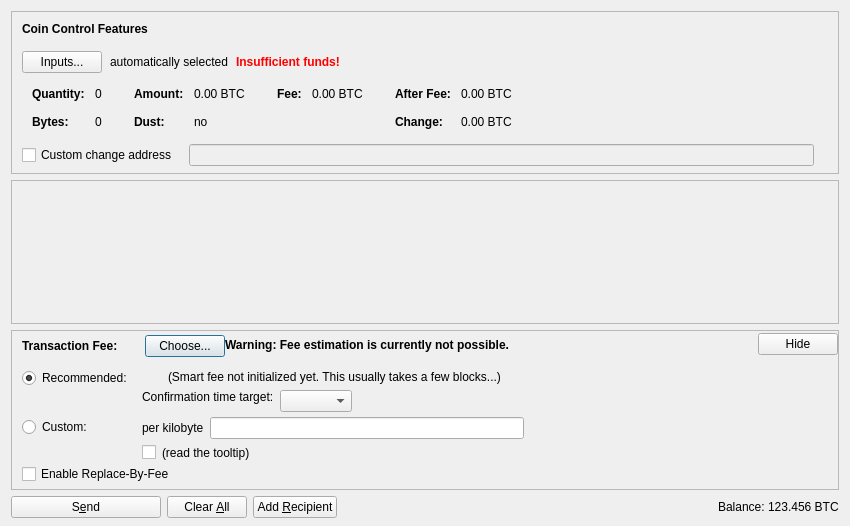
<?xml version="1.0" encoding="UTF-8"?>
<ui version="4.0">
 <class>SendCoinsDialog</class>
 <widget class="QDialog" name="SendCoinsDialog">
  <property name="geometry">
   <rect>
    <x>0</x>
    <y>0</y>
    <width>850</width>
    <height>526</height>
   </rect>
  </property>
  <property name="windowTitle">
   <string>Send Coins</string>
  </property>
  <layout class="QVBoxLayout" name="verticalLayout" stretch="0,1,0,0">
   <property name="bottomMargin">
    <number>8</number>
   </property>
   <item>
    <widget class="QFrame" name="frameCoinControl">
     <property name="sizePolicy">
      <sizepolicy hsizetype="Expanding" vsizetype="Expanding">
       <horstretch>0</horstretch>
       <verstretch>0</verstretch>
      </sizepolicy>
     </property>
     <property name="maximumSize">
      <size>
       <width>16777215</width>
       <height>16777215</height>
      </size>
     </property>
     <property name="frameShape">
      <enum>QFrame::StyledPanel</enum>
     </property>
     <property name="frameShadow">
      <enum>QFrame::Sunken</enum>
     </property>
     <layout class="QVBoxLayout" name="verticalLayoutCoinControl2">
      <property name="spacing">
       <number>0</number>
      </property>
      <property name="leftMargin">
       <number>0</number>
      </property>
      <property name="topMargin">
       <number>0</number>
      </property>
      <property name="rightMargin">
       <number>0</number>
      </property>
      <property name="bottomMargin">
       <number>6</number>
      </property>
      <item>
       <layout class="QVBoxLayout" name="verticalLayoutCoinControl" stretch="0,0,0,0,1">
        <property name="spacing">
         <number>0</number>
        </property>
        <property name="leftMargin">
         <number>10</number>
        </property>
        <property name="topMargin">
         <number>10</number>
        </property>
        <item>
         <layout class="QHBoxLayout" name="horizontalLayoutCoinControl1">
          <property name="bottomMargin">
           <number>15</number>
          </property>
          <item>
           <widget class="QLabel" name="labelCoinControlFeatures">
            <property name="sizePolicy">
             <sizepolicy hsizetype="Preferred" vsizetype="Maximum">
              <horstretch>0</horstretch>
              <verstretch>0</verstretch>
             </sizepolicy>
            </property>
            <property name="font">
             <font>
              <weight>75</weight>
              <bold>true</bold>
             </font>
            </property>
            <property name="styleSheet">
             <string notr="true">font-weight:bold;</string>
            </property>
            <property name="text">
             <string>Coin Control Features</string>
            </property>
           </widget>
          </item>
         </layout>
        </item>
        <item>
         <layout class="QHBoxLayout" name="horizontalLayoutCoinControl2" stretch="0,0,0,0">
          <property name="spacing">
           <number>8</number>
          </property>
          <property name="bottomMargin">
           <number>10</number>
          </property>
          <item>
           <widget class="QPushButton" name="pushButtonCoinControl">
            <property name="styleSheet">
             <string notr="true"/>
            </property>
            <property name="text">
             <string>Inputs...</string>
            </property>
            <property name="autoDefault">
             <bool>false</bool>
            </property>
           </widget>
          </item>
          <item>
           <widget class="QLabel" name="labelCoinControlAutomaticallySelected">
            <property name="text">
             <string>automatically selected</string>
            </property>
            <property name="margin">
             <number>5</number>
            </property>
           </widget>
          </item>
          <item>
           <widget class="QLabel" name="labelCoinControlInsuffFunds">
            <property name="font">
             <font>
              <weight>75</weight>
              <bold>true</bold>
             </font>
            </property>
            <property name="styleSheet">
             <string notr="true">color:red;font-weight:bold;</string>
            </property>
            <property name="text">
             <string>Insufficient funds!</string>
            </property>
            <property name="margin">
             <number>5</number>
            </property>
           </widget>
          </item>
          <item>
           <spacer name="horizontalSpacerCoinControl">
            <property name="orientation">
             <enum>Qt::Horizontal</enum>
            </property>
            <property name="sizeHint" stdset="0">
             <size>
              <width>40</width>
              <height>1</height>
             </size>
            </property>
           </spacer>
          </item>
         </layout>
        </item>
        <item>
         <widget class="QWidget" name="widgetCoinControl" native="true">
          <property name="sizePolicy">
           <sizepolicy hsizetype="Preferred" vsizetype="Preferred">
            <horstretch>0</horstretch>
            <verstretch>0</verstretch>
           </sizepolicy>
          </property>
          <property name="minimumSize">
           <size>
            <width>0</width>
            <height>0</height>
           </size>
          </property>
          <property name="styleSheet">
           <string notr="true"/>
          </property>
          <layout class="QHBoxLayout" name="horizontalLayoutCoinControl5">
           <property name="leftMargin">
            <number>0</number>
           </property>
           <property name="topMargin">
            <number>0</number>
           </property>
           <property name="rightMargin">
            <number>0</number>
           </property>
           <property name="bottomMargin">
            <number>0</number>
           </property>
           <item>
            <layout class="QHBoxLayout" name="horizontalLayoutCoinControl3" stretch="0,0,0,1">
             <property name="spacing">
              <number>20</number>
             </property>
             <property name="topMargin">
              <number>0</number>
             </property>
             <property name="bottomMargin">
              <number>10</number>
             </property>
             <item>
              <layout class="QFormLayout" name="formLayoutCoinControl1">
               <property name="horizontalSpacing">
                <number>10</number>
               </property>
               <property name="verticalSpacing">
                <number>14</number>
               </property>
               <property name="leftMargin">
                <number>10</number>
               </property>
               <property name="topMargin">
                <number>4</number>
               </property>
               <property name="rightMargin">
                <number>6</number>
               </property>
               <item row="0" column="0">
                <widget class="QLabel" name="labelCoinControlQuantityText">
                 <property name="font">
                  <font>
                   <weight>75</weight>
                   <bold>true</bold>
                  </font>
                 </property>
                 <property name="text">
                  <string>Quantity:</string>
                 </property>
                 <property name="margin">
                  <number>0</number>
                 </property>
                </widget>
               </item>
               <item row="0" column="1">
                <widget class="QLabel" name="labelCoinControlQuantity">
                 <property name="cursor">
                  <cursorShape>IBeamCursor</cursorShape>
                 </property>
                 <property name="contextMenuPolicy">
                  <enum>Qt::ActionsContextMenu</enum>
                 </property>
                 <property name="text">
                  <string notr="true">0</string>
                 </property>
                 <property name="margin">
                  <number>0</number>
                 </property>
                 <property name="textInteractionFlags">
                  <set>Qt::LinksAccessibleByMouse|Qt::TextSelectableByKeyboard|Qt::TextSelectableByMouse</set>
                 </property>
                </widget>
               </item>
               <item row="1" column="0">
                <widget class="QLabel" name="labelCoinControlBytesText">
                 <property name="font">
                  <font>
                   <weight>75</weight>
                   <bold>true</bold>
                  </font>
                 </property>
                 <property name="text">
                  <string>Bytes:</string>
                 </property>
                </widget>
               </item>
               <item row="1" column="1">
                <widget class="QLabel" name="labelCoinControlBytes">
                 <property name="cursor">
                  <cursorShape>IBeamCursor</cursorShape>
                 </property>
                 <property name="contextMenuPolicy">
                  <enum>Qt::ActionsContextMenu</enum>
                 </property>
                 <property name="text">
                  <string notr="true">0</string>
                 </property>
                 <property name="textInteractionFlags">
                  <set>Qt::LinksAccessibleByMouse|Qt::TextSelectableByKeyboard|Qt::TextSelectableByMouse</set>
                 </property>
                </widget>
               </item>
              </layout>
             </item>
             <item>
              <layout class="QFormLayout" name="formLayoutCoinControl2">
               <property name="horizontalSpacing">
                <number>10</number>
               </property>
               <property name="verticalSpacing">
                <number>14</number>
               </property>
               <property name="leftMargin">
                <number>6</number>
               </property>
               <property name="topMargin">
                <number>4</number>
               </property>
               <property name="rightMargin">
                <number>6</number>
               </property>
               <item row="0" column="0">
                <widget class="QLabel" name="labelCoinControlAmountText">
                 <property name="font">
                  <font>
                   <weight>75</weight>
                   <bold>true</bold>
                  </font>
                 </property>
                 <property name="text">
                  <string>Amount:</string>
                 </property>
                 <property name="margin">
                  <number>0</number>
                 </property>
                </widget>
               </item>
               <item row="0" column="1">
                <widget class="QLabel" name="labelCoinControlAmount">
                 <property name="cursor">
                  <cursorShape>IBeamCursor</cursorShape>
                 </property>
                 <property name="contextMenuPolicy">
                  <enum>Qt::ActionsContextMenu</enum>
                 </property>
                 <property name="text">
                  <string notr="true">0.00 BTC</string>
                 </property>
                 <property name="textInteractionFlags">
                  <set>Qt::LinksAccessibleByMouse|Qt::TextSelectableByKeyboard|Qt::TextSelectableByMouse</set>
                 </property>
                </widget>
               </item>
               <item row="1" column="0">
                <widget class="QLabel" name="labelCoinControlLowOutputText">
                 <property name="font">
                  <font>
                   <weight>75</weight>
                   <bold>true</bold>
                  </font>
                 </property>
                 <property name="text">
                  <string>Dust:</string>
                 </property>
                </widget>
               </item>
               <item row="1" column="1">
                <widget class="QLabel" name="labelCoinControlLowOutput">
                 <property name="cursor">
                  <cursorShape>IBeamCursor</cursorShape>
                 </property>
                 <property name="contextMenuPolicy">
                  <enum>Qt::ActionsContextMenu</enum>
                 </property>
                 <property name="text">
                  <string notr="true">no</string>
                 </property>
                 <property name="textInteractionFlags">
                  <set>Qt::LinksAccessibleByMouse|Qt::TextSelectableByKeyboard|Qt::TextSelectableByMouse</set>
                 </property>
                </widget>
               </item>
              </layout>
             </item>
             <item>
              <layout class="QFormLayout" name="formLayoutCoinControl3">
               <property name="horizontalSpacing">
                <number>10</number>
               </property>
               <property name="verticalSpacing">
                <number>14</number>
               </property>
               <property name="leftMargin">
                <number>6</number>
               </property>
               <property name="topMargin">
                <number>4</number>
               </property>
               <property name="rightMargin">
                <number>6</number>
               </property>
               <item row="0" column="0">
                <widget class="QLabel" name="labelCoinControlFeeText">
                 <property name="font">
                  <font>
                   <weight>75</weight>
                   <bold>true</bold>
                  </font>
                 </property>
                 <property name="text">
                  <string>Fee:</string>
                 </property>
                 <property name="margin">
                  <number>0</number>
                 </property>
                </widget>
               </item>
               <item row="0" column="1">
                <widget class="QLabel" name="labelCoinControlFee">
                 <property name="cursor">
                  <cursorShape>IBeamCursor</cursorShape>
                 </property>
                 <property name="contextMenuPolicy">
                  <enum>Qt::ActionsContextMenu</enum>
                 </property>
                 <property name="text">
                  <string notr="true">0.00 BTC</string>
                 </property>
                 <property name="textInteractionFlags">
                  <set>Qt::LinksAccessibleByMouse|Qt::TextSelectableByKeyboard|Qt::TextSelectableByMouse</set>
                 </property>
                </widget>
               </item>
              </layout>
             </item>
             <item>
              <layout class="QFormLayout" name="formLayoutCoinControl4">
               <property name="horizontalSpacing">
                <number>10</number>
               </property>
               <property name="verticalSpacing">
                <number>14</number>
               </property>
               <property name="leftMargin">
                <number>6</number>
               </property>
               <property name="topMargin">
                <number>4</number>
               </property>
               <property name="rightMargin">
                <number>6</number>
               </property>
               <item row="0" column="0">
                <widget class="QLabel" name="labelCoinControlAfterFeeText">
                 <property name="font">
                  <font>
                   <weight>75</weight>
                   <bold>true</bold>
                  </font>
                 </property>
                 <property name="text">
                  <string>After Fee:</string>
                 </property>
                 <property name="margin">
                  <number>0</number>
                 </property>
                </widget>
               </item>
               <item row="0" column="1">
                <widget class="QLabel" name="labelCoinControlAfterFee">
                 <property name="cursor">
                  <cursorShape>IBeamCursor</cursorShape>
                 </property>
                 <property name="contextMenuPolicy">
                  <enum>Qt::ActionsContextMenu</enum>
                 </property>
                 <property name="text">
                  <string notr="true">0.00 BTC</string>
                 </property>
                 <property name="textInteractionFlags">
                  <set>Qt::LinksAccessibleByMouse|Qt::TextSelectableByKeyboard|Qt::TextSelectableByMouse</set>
                 </property>
                </widget>
               </item>
               <item row="1" column="0">
                <widget class="QLabel" name="labelCoinControlChangeText">
                 <property name="font">
                  <font>
                   <weight>75</weight>
                   <bold>true</bold>
                  </font>
                 </property>
                 <property name="text">
                  <string>Change:</string>
                 </property>
                </widget>
               </item>
               <item row="1" column="1">
                <widget class="QLabel" name="labelCoinControlChange">
                 <property name="cursor">
                  <cursorShape>IBeamCursor</cursorShape>
                 </property>
                 <property name="contextMenuPolicy">
                  <enum>Qt::ActionsContextMenu</enum>
                 </property>
                 <property name="text">
                  <string notr="true">0.00 BTC</string>
                 </property>
                 <property name="textInteractionFlags">
                  <set>Qt::LinksAccessibleByMouse|Qt::TextSelectableByKeyboard|Qt::TextSelectableByMouse</set>
                 </property>
                </widget>
               </item>
              </layout>
             </item>
            </layout>
           </item>
          </layout>
         </widget>
        </item>
        <item>
         <layout class="QHBoxLayout" name="horizontalLayoutCoinControl4" stretch="0,0,0">
          <property name="spacing">
           <number>12</number>
          </property>
          <property name="sizeConstraint">
           <enum>QLayout::SetDefaultConstraint</enum>
          </property>
          <property name="topMargin">
           <number>5</number>
          </property>
          <property name="rightMargin">
           <number>5</number>
          </property>
          <item>
           <widget class="QCheckBox" name="checkBoxCoinControlChange">
            <property name="toolTip">
             <string>If this is activated, but the change address is empty or invalid, change will be sent to a newly generated address.</string>
            </property>
            <property name="text">
             <string>Custom change address</string>
            </property>
           </widget>
          </item>
          <item>
           <widget class="QValidatedLineEdit" name="lineEditCoinControlChange">
            <property name="enabled">
             <bool>false</bool>
            </property>
            <property name="sizePolicy">
             <sizepolicy hsizetype="Expanding" vsizetype="Fixed">
              <horstretch>0</horstretch>
              <verstretch>0</verstretch>
             </sizepolicy>
            </property>
           </widget>
          </item>
          <item>
           <widget class="QLabel" name="labelCoinControlChangeLabel">
            <property name="sizePolicy">
             <sizepolicy hsizetype="Preferred" vsizetype="Expanding">
              <horstretch>0</horstretch>
              <verstretch>0</verstretch>
             </sizepolicy>
            </property>
            <property name="minimumSize">
             <size>
              <width>0</width>
              <height>0</height>
             </size>
            </property>
            <property name="text">
             <string/>
            </property>
            <property name="margin">
             <number>3</number>
            </property>
           </widget>
          </item>
         </layout>
        </item>
        <item>
         <spacer name="verticalSpacerCoinControl">
          <property name="orientation">
           <enum>Qt::Vertical</enum>
          </property>
          <property name="sizeHint" stdset="0">
           <size>
            <width>800</width>
            <height>1</height>
           </size>
          </property>
         </spacer>
        </item>
       </layout>
      </item>
     </layout>
    </widget>
   </item>
   <item>
    <widget class="QScrollArea" name="scrollArea">
     <property name="widgetResizable">
      <bool>true</bool>
     </property>
     <widget class="QWidget" name="scrollAreaWidgetContents">
      <property name="geometry">
       <rect>
        <x>0</x>
        <y>0</y>
        <width>830</width>
        <height>104</height>
       </rect>
      </property>
      <layout class="QVBoxLayout" name="verticalLayout_2" stretch="0,1">
       <property name="leftMargin">
        <number>0</number>
       </property>
       <property name="topMargin">
        <number>0</number>
       </property>
       <property name="rightMargin">
        <number>0</number>
       </property>
       <property name="bottomMargin">
        <number>0</number>
       </property>
       <item>
        <layout class="QVBoxLayout" name="entries">
         <property name="spacing">
          <number>6</number>
         </property>
        </layout>
       </item>
       <item>
        <spacer name="verticalSpacer">
         <property name="orientation">
          <enum>Qt::Vertical</enum>
         </property>
         <property name="sizeHint" stdset="0">
          <size>
           <width>20</width>
           <height>40</height>
          </size>
         </property>
        </spacer>
       </item>
      </layout>
     </widget>
    </widget>
   </item>
   <item>
    <widget class="QFrame" name="frameFee">
     <property name="sizePolicy">
      <sizepolicy hsizetype="Expanding" vsizetype="Expanding">
       <horstretch>0</horstretch>
       <verstretch>0</verstretch>
      </sizepolicy>
     </property>
     <property name="maximumSize">
      <size>
       <width>16777215</width>
       <height>16777215</height>
      </size>
     </property>
     <property name="frameShape">
      <enum>QFrame::StyledPanel</enum>
     </property>
     <property name="frameShadow">
      <enum>QFrame::Sunken</enum>
     </property>
     <layout class="QVBoxLayout" name="verticalLayoutFee1">
      <property name="spacing">
       <number>0</number>
      </property>
      <property name="leftMargin">
       <number>0</number>
      </property>
      <property name="topMargin">
       <number>0</number>
      </property>
      <property name="rightMargin">
       <number>0</number>
      </property>
      <property name="bottomMargin">
       <number>0</number>
      </property>
      <item>
       <layout class="QVBoxLayout" name="verticalLayoutFee2" stretch="0,0,0">
        <property name="spacing">
         <number>0</number>
        </property>
        <property name="leftMargin">
         <number>10</number>
        </property>
        <property name="topMargin">
         <number>0</number>
        </property>
        <item>
         <layout class="QHBoxLayout" name="horizontalLayoutFee1">
          <property name="bottomMargin">
           <number>0</number>
          </property>
          <item>
           <layout class="QVBoxLayout" name="verticalLayoutFee7">
            <property name="spacing">
             <number>0</number>
            </property>
            <item>
             <spacer name="verticalSpacerSmartFee">
              <property name="orientation">
               <enum>Qt::Vertical</enum>
              </property>
              <property name="sizeType">
               <enum>QSizePolicy::Fixed</enum>
              </property>
              <property name="sizeHint" stdset="0">
               <size>
                <width>1</width>
                <height>4</height>
               </size>
              </property>
             </spacer>
            </item>
            <item>
             <layout class="QHBoxLayout" name="horizontalLayoutSmartFee">
              <property name="spacing">
               <number>10</number>
              </property>
              <item>
               <widget class="QLabel" name="labelFeeHeadline">
                <property name="sizePolicy">
                 <sizepolicy hsizetype="Preferred" vsizetype="Maximum">
                  <horstretch>0</horstretch>
                  <verstretch>0</verstretch>
                 </sizepolicy>
                </property>
                <property name="font">
                 <font>
                  <weight>75</weight>
                  <bold>true</bold>
                 </font>
                </property>
                <property name="styleSheet">
                 <string notr="true">font-weight:bold;</string>
                </property>
                <property name="text">
                 <string>Transaction Fee:</string>
                </property>
               </widget>
              </item>
              <item>
               <widget class="QLabel" name="labelFeeMinimized">
                <property name="text">
                 <string/>
                </property>
               </widget>
              </item>
              <item>
               <widget class="QPushButton" name="buttonChooseFee">
                <property name="text">
                 <string>Choose...</string>
                </property>
               </widget>
              </item>
             </layout>
            </item>
            <item>
             <spacer name="verticalSpacer_5">
              <property name="orientation">
               <enum>Qt::Vertical</enum>
              </property>
              <property name="sizeHint" stdset="0">
               <size>
                <width>1</width>
                <height>1</height>
               </size>
              </property>
             </spacer>
            </item>
           </layout>
          </item>
          <item>
           <widget class="QLabel" name="fallbackFeeWarningLabel">
            <property name="toolTip">
             <string>Using the fallbackfee can result in sending a transaction that will take several hours or days (or never) to confirm. Consider choosing your fee manually or wait until you have validated the complete chain.</string>
            </property>
            <property name="font">
            <font>
                <weight>75</weight>
                <bold>true</bold>
            </font>
            </property>
            <property name="text">
             <string>Warning: Fee estimation is currently not possible.</string>
            </property>
            <property name="wordWrap">
             <bool>false</bool>
            </property>
           </widget>
          </item>
          <item>
           <spacer name="horizontalSpacer_4">
            <property name="orientation">
             <enum>Qt::Horizontal</enum>
            </property>
            <property name="sizeType">
             <enum>QSizePolicy::MinimumExpanding</enum>
            </property>
            <property name="sizeHint" stdset="0">
             <size>
              <width>40</width>
              <height>20</height>
             </size>
            </property>
           </spacer>
          </item>
          <item>
           <widget class="QPushButton" name="buttonMinimizeFee">
            <property name="toolTip">
             <string>collapse fee-settings</string>
            </property>
            <property name="text">
             <string>Hide</string>
            </property>
           </widget>
          </item>
         </layout>
        </item>
        <item>
         <widget class="QFrame" name="frameFeeSelection">
          <layout class="QVBoxLayout" name="verticalLayoutFee12">
           <property name="spacing">
            <number>0</number>
           </property>
           <property name="leftMargin">
            <number>0</number>
           </property>
           <property name="topMargin">
            <number>0</number>
           </property>
           <property name="rightMargin">
            <number>0</number>
           </property>
           <property name="bottomMargin">
            <number>0</number>
           </property>
           <item>
            <layout class="QGridLayout" name="gridLayoutFee">
             <property name="topMargin">
              <number>10</number>
             </property>
             <property name="bottomMargin">
              <number>4</number>
             </property>
             <property name="horizontalSpacing">
              <number>10</number>
             </property>
             <property name="verticalSpacing">
              <number>4</number>
             </property>
             <item row="1" column="1">
              <layout class="QVBoxLayout" name="verticalLayoutFee8">
               <property name="spacing">
                <number>6</number>
               </property>
               <item>
                <layout class="QHBoxLayout" name="horizontalLayoutFee13">
                 <item>
                  <widget class="QLabel" name="labelCustomPerKilobyte">
                   <property name="toolTip">
                    <string>If the custom fee is set to 1000 satoshis and the transaction is only 250 bytes, then &quot;per kilobyte&quot; only pays 250 satoshis in fee, while &quot;total at least&quot; pays 1000 satoshis. For transactions bigger than a kilobyte both pay by kilobyte.</string>
                   </property>
                   <property name="text">
                    <string>per kilobyte</string>
                   </property>
                  </widget>
                 </item>
                 <item>
                  <widget class="BitcoinAmountField" name="customFee"/>
                 </item>
                 <item>
                  <spacer name="horizontalSpacer_6">
                   <property name="orientation">
                    <enum>Qt::Horizontal</enum>
                   </property>
                   <property name="sizeHint" stdset="0">
                    <size>
                     <width>1</width>
                     <height>1</height>
                    </size>
                   </property>
                  </spacer>
                 </item>
                </layout>
               </item>
               <item>
                <layout class="QHBoxLayout" name="horizontalLayoutFee8">
                 <item>
                  <widget class="QCheckBox" name="checkBoxMinimumFee">
                   <property name="toolTip">
                    <string>Paying only the minimum fee is just fine as long as there is less transaction volume than space in the blocks. But be aware that this can end up in a never confirming transaction once there is more demand for Exosis transactions than the network can process.</string>
                   </property>
                   <property name="text">
                    <string/>
                   </property>
                  </widget>
                 </item>
                 <item>
                  <widget class="QLabel" name="labelMinFeeWarning">
                   <property name="enabled">
                    <bool>true</bool>
                   </property>
                   <property name="toolTip">
                    <string>Paying only the minimum fee is just fine as long as there is less transaction volume than space in the blocks. But be aware that this can end up in a never confirming transaction once there is more demand for Exosis transactions than the network can process.</string>
                   </property>
                   <property name="text">
                    <string>(read the tooltip)</string>
                   </property>
                   <property name="margin">
                    <number>5</number>
                   </property>
                  </widget>
                 </item>
                 <item>
                  <spacer name="horizontalSpacer_2">
                   <property name="orientation">
                    <enum>Qt::Horizontal</enum>
                   </property>
                   <property name="sizeHint" stdset="0">
                    <size>
                     <width>1</width>
                     <height>1</height>
                    </size>
                   </property>
                  </spacer>
                 </item>
                </layout>
               </item>
              </layout>
             </item>
             <item row="0" column="0">
              <layout class="QVBoxLayout" name="verticalLayoutFee4" stretch="0,1">
               <item>
                <widget class="QRadioButton" name="radioSmartFee">
                 <property name="text">
                  <string>Recommended:</string>
                 </property>
                 <property name="checked">
                  <bool>true</bool>
                 </property>
                 <attribute name="buttonGroup">
                  <string notr="true">groupFee</string>
                 </attribute>
                </widget>
               </item>
               <item>
                <spacer name="verticalSpacer_2">
                 <property name="orientation">
                  <enum>Qt::Vertical</enum>
                 </property>
                 <property name="sizeHint" stdset="0">
                  <size>
                   <width>1</width>
                   <height>1</height>
                  </size>
                 </property>
                </spacer>
               </item>
              </layout>
             </item>
             <item row="1" column="0">
              <layout class="QVBoxLayout" name="verticalLayoutFee9" stretch="0,1">
               <item>
                <widget class="QRadioButton" name="radioCustomFee">
                 <property name="text">
                  <string>Custom:</string>
                 </property>
                 <attribute name="buttonGroup">
                  <string notr="true">groupFee</string>
                 </attribute>
                </widget>
               </item>
               <item>
                <spacer name="verticalSpacer_6">
                 <property name="orientation">
                  <enum>Qt::Vertical</enum>
                 </property>
                 <property name="sizeHint" stdset="0">
                  <size>
                   <width>1</width>
                   <height>1</height>
                  </size>
                 </property>
                </spacer>
               </item>
              </layout>
             </item>
             <item row="0" column="1">
              <layout class="QVBoxLayout" name="verticalLayoutFee3" stretch="0,0,1">
               <property name="spacing">
                <number>6</number>
               </property>
               <property name="topMargin">
                <number>2</number>
               </property>
               <item>
                <layout class="QHBoxLayout" name="horizontalLayoutFee12">
                 <item>
                  <widget class="QLabel" name="labelSmartFee">
                   <property name="text">
                    <string/>
                   </property>
                   <property name="margin">
                    <number>2</number>
                   </property>
                  </widget>
                 </item>
                 <item>
                  <widget class="QLabel" name="labelFeeEstimation">
                   <property name="text">
                    <string/>
                   </property>
                  </widget>
                 </item>
                 <item>
                  <widget class="QLabel" name="labelSmartFee2">
                   <property name="text">
                    <string>(Smart fee not initialized yet. This usually takes a few blocks...)</string>
                   </property>
                   <property name="margin">
                    <number>2</number>
                   </property>
                  </widget>
                 </item>
                 <item>
                  <spacer name="horizontalSpacer_5">
                   <property name="orientation">
                    <enum>Qt::Horizontal</enum>
                   </property>
                   <property name="sizeHint" stdset="0">
                    <size>
                     <width>1</width>
                     <height>1</height>
                    </size>
                   </property>
                  </spacer>
                 </item>
                </layout>
               </item>
               <item>
                <layout class="QHBoxLayout" name="horizontalLayoutFee9">
                 <item>
                  <layout class="QVBoxLayout" name="verticalLayoutFee6">
                   <item>
                    <widget class="QLabel" name="labelSmartFee3">
                     <property name="text">
                      <string>Confirmation time target:</string>
                     </property>
                     <property name="margin">
                      <number>2</number>
                     </property>
                    </widget>
                   </item>
                   <item>
                    <spacer name="verticalSpacer_3">
                     <property name="orientation">
                      <enum>Qt::Vertical</enum>
                     </property>
                     <property name="sizeHint" stdset="0">
                      <size>
                       <width>1</width>
                       <height>1</height>
                      </size>
                     </property>
                    </spacer>
                   </item>
                  </layout>
                 </item>
                 <item>
                  <layout class="QVBoxLayout" name="verticalLayoutFee5">
                   <property name="rightMargin">
                    <number>30</number>
                   </property>
                   <item>
                    <layout class="QHBoxLayout" name="horizontalLayoutConfTarget">
                     <property name="bottomMargin">
                      <number>0</number>
                     </property>
                     <item>
                      <widget class="QComboBox" name="confTargetSelector"/>
                     </item>
                     <item>
                      <spacer name="horizontalSpacerConfTarget">
                       <property name="orientation">
                        <enum>Qt::Horizontal</enum>
                       </property>
                       <property name="sizeHint" stdset="0">
                        <size>
                         <width>40</width>
                         <height>20</height>
                        </size>
                       </property>
                      </spacer>
                     </item>
                    </layout>
                   </item>
                  </layout>
                 </item>
                </layout>
               </item>
               <item>
                <spacer name="verticalSpacer_4">
                 <property name="orientation">
                  <enum>Qt::Vertical</enum>
                 </property>
                 <property name="sizeHint" stdset="0">
                  <size>
                   <width>1</width>
                   <height>1</height>
                  </size>
                 </property>
                </spacer>
               </item>
              </layout>
             </item>
            </layout>
           </item>
           <item>
            <widget class="QCheckBox" name="optInRBF">
             <property name="text">
              <string>Enable Replace-By-Fee</string>
             </property>
             <property name="toolTip">
              <string>With Replace-By-Fee (BIP-125) you can increase a transaction's fee after it is sent. Without this, a higher fee may be recommended to compensate for increased transaction delay risk.</string>
             </property>
            </widget>
           </item>
          </layout>
         </widget>
        </item>
        <item>
         <spacer name="verticalSpacerFee">
          <property name="orientation">
           <enum>Qt::Vertical</enum>
          </property>
          <property name="sizeHint" stdset="0">
           <size>
            <width>40</width>
            <height>5</height>
           </size>
          </property>
         </spacer>
        </item>
       </layout>
      </item>
     </layout>
    </widget>
   </item>
   <item>
    <layout class="QHBoxLayout" name="horizontalLayout">
     <item>
      <widget class="QPushButton" name="sendButton">
       <property name="minimumSize">
        <size>
         <width>150</width>
         <height>0</height>
        </size>
       </property>
       <property name="toolTip">
        <string>Confirm the send action</string>
       </property>
       <property name="text">
        <string>S&amp;end</string>
       </property>
       <property name="icon">
        <iconset resource="../bitcoin.qrc">
         <normaloff>:/icons/send</normaloff>:/icons/send</iconset>
       </property>
       <property name="autoDefault">
        <bool>false</bool>
       </property>
       <property name="default">
        <bool>false</bool>
       </property>
      </widget>
     </item>
     <item>
      <widget class="QPushButton" name="clearButton">
       <property name="sizePolicy">
        <sizepolicy hsizetype="Minimum" vsizetype="Fixed">
         <horstretch>0</horstretch>
         <verstretch>0</verstretch>
        </sizepolicy>
       </property>
       <property name="toolTip">
        <string>Clear all fields of the form.</string>
       </property>
       <property name="text">
        <string>Clear &amp;All</string>
       </property>
       <property name="icon">
        <iconset resource="../bitcoin.qrc">
         <normaloff>:/icons/remove</normaloff>:/icons/remove</iconset>
       </property>
       <property name="autoDefault">
        <bool>false</bool>
       </property>
      </widget>
     </item>
     <item>
      <widget class="QPushButton" name="addButton">
       <property name="toolTip">
        <string>Send to multiple recipients at once</string>
       </property>
       <property name="text">
        <string>Add &amp;Recipient</string>
       </property>
       <property name="icon">
        <iconset resource="../bitcoin.qrc">
         <normaloff>:/icons/add</normaloff>:/icons/add</iconset>
       </property>
       <property name="autoDefault">
        <bool>false</bool>
       </property>
      </widget>
     </item>
     <item>
      <spacer name="horizontalSpacer">
       <property name="orientation">
        <enum>Qt::Horizontal</enum>
       </property>
       <property name="sizeHint" stdset="0">
        <size>
         <width>40</width>
         <height>20</height>
        </size>
       </property>
      </spacer>
     </item>
     <item>
      <layout class="QHBoxLayout" name="horizontalLayout_2">
       <property name="spacing">
        <number>3</number>
       </property>
       <item>
        <widget class="QLabel" name="label">
         <property name="sizePolicy">
          <sizepolicy hsizetype="Preferred" vsizetype="Fixed">
           <horstretch>0</horstretch>
           <verstretch>0</verstretch>
          </sizepolicy>
         </property>
         <property name="text">
          <string>Balance:</string>
         </property>
        </widget>
       </item>
       <item>
        <widget class="QLabel" name="labelBalance">
         <property name="sizePolicy">
          <sizepolicy hsizetype="Preferred" vsizetype="Fixed">
           <horstretch>0</horstretch>
           <verstretch>0</verstretch>
          </sizepolicy>
         </property>
         <property name="cursor">
          <cursorShape>IBeamCursor</cursorShape>
         </property>
         <property name="text">
          <string notr="true">123.456 BTC</string>
         </property>
         <property name="textInteractionFlags">
          <set>Qt::LinksAccessibleByMouse|Qt::TextSelectableByKeyboard|Qt::TextSelectableByMouse</set>
         </property>
        </widget>
       </item>
      </layout>
     </item>
    </layout>
   </item>
  </layout>
 </widget>
 <customwidgets>
  <customwidget>
   <class>QValidatedLineEdit</class>
   <extends>QLineEdit</extends>
   <header>qt/qvalidatedlineedit.h</header>
  </customwidget>
  <customwidget>
   <class>BitcoinAmountField</class>
   <extends>QLineEdit</extends>
   <header>qt/bitcoinamountfield.h</header>
   <container>1</container>
  </customwidget>
 </customwidgets>
 <resources>
  <include location="../bitcoin.qrc"/>
 </resources>
 <connections/>
 <buttongroups>
  <buttongroup name="groupFee"/>
 </buttongroups>
</ui>
